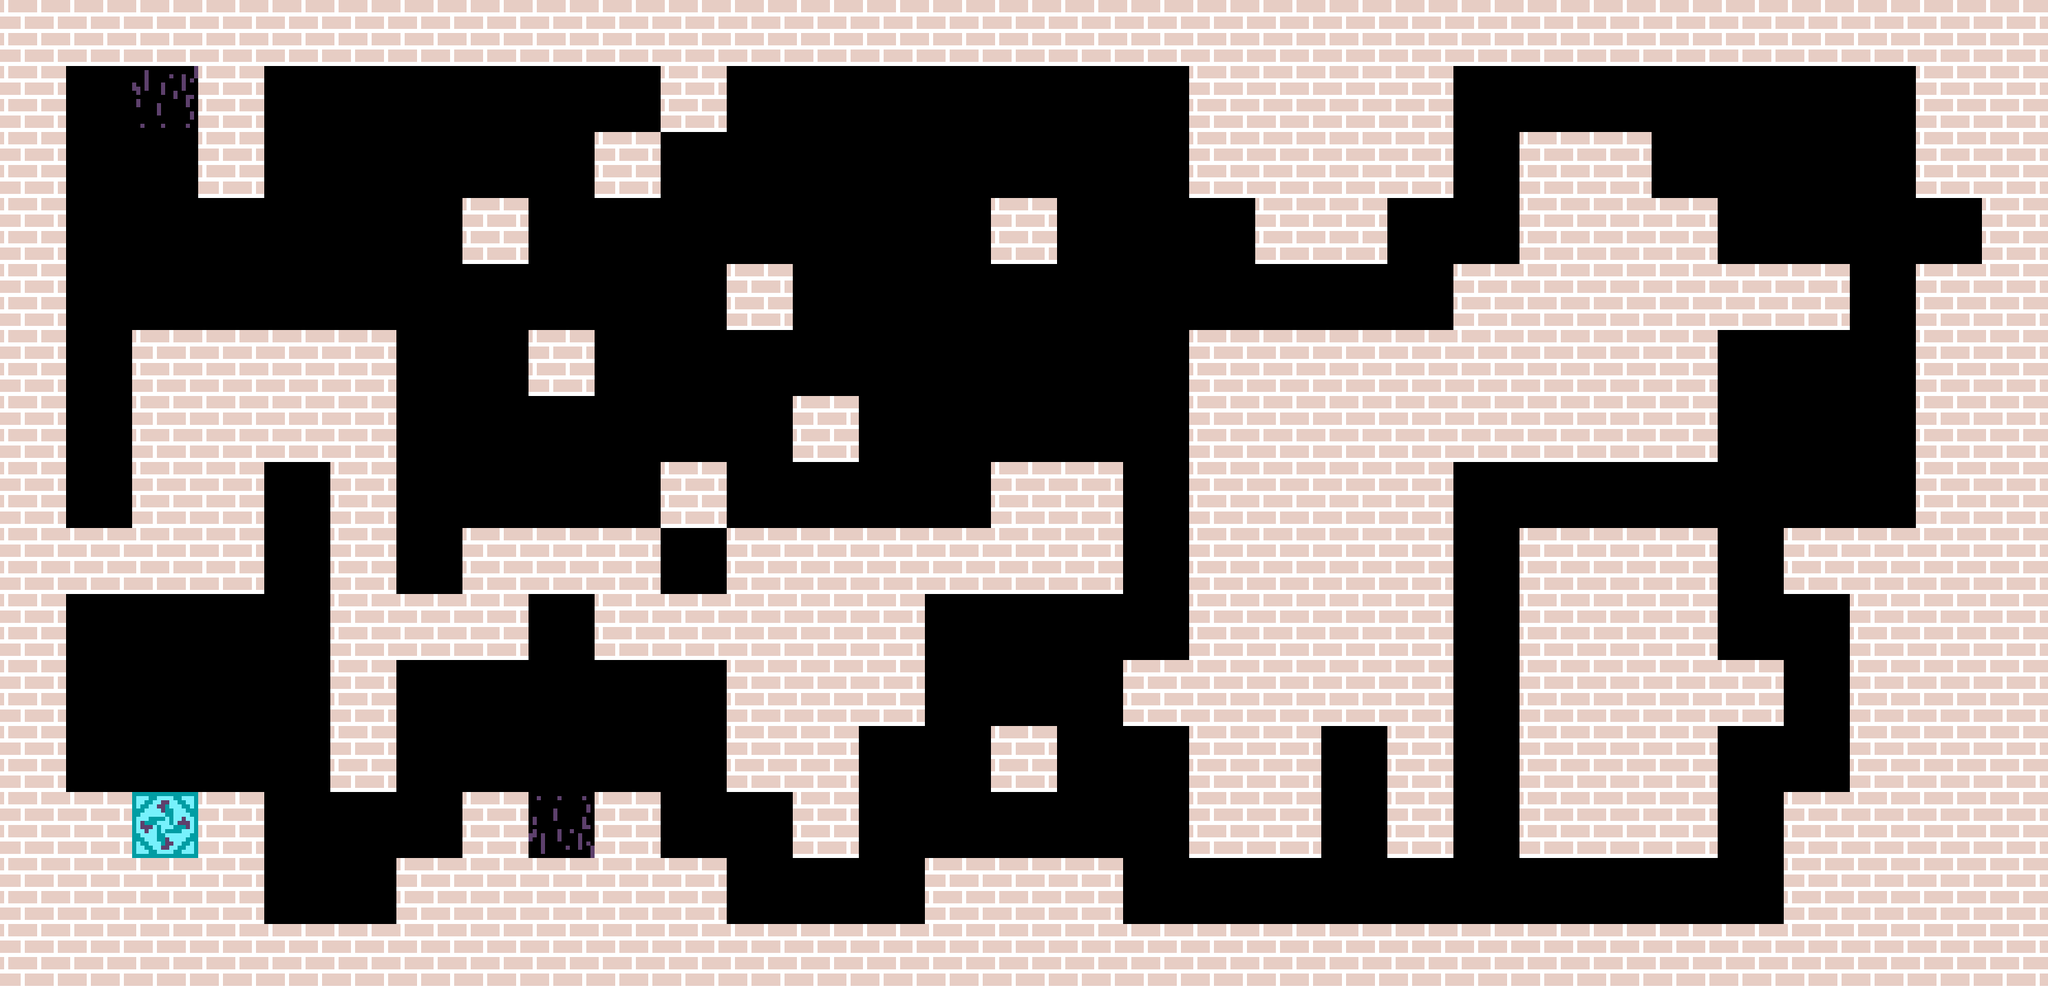

A 2D game scene composited from a Tiled map and its tileset images. What follows is a short description and the map's XML, with each tile layer's data collapsed to a summary:
An orthogonal 31x15 tile map with 96x96 px tiles, 3 tile layers (Terrain, Decoration, Enemies) and 61 objects (17x Coin, 14x FallingSpike, 5x EndBall, 5x FallingSpikeBlock, 5x DeathCube, ...).

<map version="1.10" tiledversion="1.11.0" orientation="orthogonal" renderorder="right-down" width="31" height="15" tilewidth="96" tileheight="96" infinite="0" nextlayerid="7" nextobjectid="69">
 <properties>
  <property name="CanonFiringRate" type="float" value="5.15" />
  <property name="SpikeFallSpeed" type="int" value="438" />
 </properties>
 <tileset firstgid="1" source="../Tilesets/platformerTiles.tsx" />
 <layer id="1" name="Terrain" width="31" height="15">
  <data>[465 cells, 169 non-empty, 2 distinct tile ids]</data>
 </layer>
 <layer id="2" name="Decoration" width="31" height="15">
  <data>[465 cells, 86 non-empty, 1 distinct tile ids]</data>
 </layer>
 <layer id="3" name="Enemies" width="31" height="15">
  <data>[465 cells, 2 non-empty, 2 distinct tile ids]</data>
 </layer>
 <objectgroup id="4" name="Interactable">
  <object id="1" name="Teleport Start Location" gid="16" x="2112" y="1344" width="96" height="96">
   <properties>
    <property name="Active" type="bool" value="true" />
    <property name="ID" type="int" value="1" />
   </properties>
  </object>
  <object id="2" name="Teleport Start Location" gid="16" x="1632" y="960" width="96" height="96">
   <properties>
    <property name="Active" type="bool" value="true" />
    <property name="ID" type="int" value="0" />
   </properties>
  </object>
  <object id="13" name="SwitchBlockOn" gid="12" x="288" y="384" width="96" height="96" />
  <object id="14" name="SwitchBlockOn" gid="12" x="288" y="480" width="96" height="96" />
  <object id="44" name="SwitchBlockOn" gid="12" x="2496" y="672" width="96" height="96" />
  <object id="62" name="SwitchBlockOn" gid="12" x="2688" y="768" width="96" height="96" />
  <object id="15" name="StartBall" gid="10" x="192" y="1056" width="96" height="96" />
  <object id="42" name="EndFragmentBall" gid="64" x="96" y="672" width="96" height="96" />
  <object id="46" name="Teleport End Location" gid="14" x="2304" y="1344" width="96" height="96">
   <properties>
    <property name="Active" type="bool" value="true" />
    <property name="ID" type="int" value="0" />
   </properties>
  </object>
  <object id="48" name="Teleport End Location" gid="14" x="1344" y="768" width="96" height="96">
   <properties>
    <property name="Active" type="bool" value="true" />
    <property name="ID" type="int" value="1" />
   </properties>
  </object>
  <object id="63" name="SwitchBlockOff" gid="11" x="2496" y="864" width="96" height="96" />
  <object id="64" name="EndBall" gid="8" x="864" y="192" width="96" height="96">
   <properties>
    <property name="Active" type="bool" value="true" />
    <property name="Trim" value="BottomRight" />
   </properties>
  </object>
  <object id="65" name="EndBall" gid="8" x="768" y="1056" width="96" height="96">
   <properties>
    <property name="Active" type="bool" value="true" />
    <property name="Trim" value="TopLeft" />
   </properties>
  </object>
  <object id="66" name="EndBall" gid="8" x="1920" y="1248" width="96" height="96">
   <properties>
    <property name="Active" type="bool" value="true" />
    <property name="Trim" value="TopRight" />
   </properties>
  </object>
  <object id="67" name="EndBall" gid="8" x="1920" y="1248" width="96" height="96">
   <properties>
    <property name="Active" type="bool" value="true" />
    <property name="Trim" value="TopRight" />
   </properties>
  </object>
  <object id="68" name="EndBall" gid="8" x="2784" y="384" width="96" height="96">
   <properties>
    <property name="Active" type="bool" value="true" />
    <property name="Trim" value="BottomLeft" />
   </properties>
  </object>
 </objectgroup>
 <objectgroup id="5" name="Interactable Enemies">
  <object id="3" name="FallingSpike" gid="45" x="2688" y="192" width="96" height="96">
   <properties>
    <property name="Automatic" type="bool" value="false" />
    <property name="LimitedRange" type="bool" value="true" />
    <property name="Orientation" value="Down" />
   </properties>
  </object>
  <object id="4" name="FallingSpike" gid="45" x="960" y="288" width="96" height="96">
   <properties>
    <property name="Automatic" type="bool" value="false" />
    <property name="LimitedRange" type="bool" value="true" />
    <property name="Orientation" value="Down" />
   </properties>
  </object>
  <object id="33" name="FallingSpike" gid="45" x="1248" y="1152" width="96" height="96">
   <properties>
    <property name="Automatic" type="bool" value="false" />
    <property name="LimitedRange" type="bool" value="false" />
    <property name="Orientation" value="Down" />
   </properties>
  </object>
  <object id="34" name="FallingSpike" gid="45" x="1920" y="1152" width="96" height="96">
   <properties>
    <property name="Automatic" type="bool" value="false" />
    <property name="LimitedRange" type="bool" value="false" />
    <property name="Orientation" value="Down" />
   </properties>
  </object>
  <object id="5" name="FallingSpike" gid="45" x="864" y="384" width="96" height="96">
   <properties>
    <property name="Automatic" type="bool" value="false" />
    <property name="LimitedRange" type="bool" value="false" />
    <property name="Orientation" value="Down" />
   </properties>
  </object>
  <object id="6" name="FallingSpike" gid="45" x="768" y="672" width="96" height="96">
   <properties>
    <property name="Automatic" type="bool" value="false" />
    <property name="LimitedRange" type="bool" value="true" />
    <property name="Orientation" value="Down" />
   </properties>
  </object>
  <object id="7" name="FallingSpike" gid="45" x="672" y="480" width="96" height="96">
   <properties>
    <property name="Automatic" type="bool" value="false" />
    <property name="LimitedRange" type="bool" value="false" />
    <property name="Orientation" value="Down" />
   </properties>
  </object>
  <object id="8" name="FallingSpike" gid="45" x="384" y="480" width="96" height="96">
   <properties>
    <property name="Automatic" type="bool" value="false" />
    <property name="LimitedRange" type="bool" value="false" />
    <property name="Orientation" value="Up" />
   </properties>
  </object>
  <object id="29" name="FallingSpike" gid="45" x="384" y="1344" width="96" height="96">
   <properties>
    <property name="Automatic" type="bool" value="false" />
    <property name="LimitedRange" type="bool" value="false" />
    <property name="Orientation" value="Up" />
   </properties>
  </object>
  <object id="35" name="FallingSpike" gid="45" x="1632" y="1344" width="96" height="96">
   <properties>
    <property name="Automatic" type="bool" value="false" />
    <property name="LimitedRange" type="bool" value="false" />
    <property name="Orientation" value="Up" />
   </properties>
  </object>
  <object id="9" name="FallingSpike" gid="45" x="576" y="192" width="96" height="96">
   <properties>
    <property name="Automatic" type="bool" value="false" />
    <property name="LimitedRange" type="bool" value="true" />
    <property name="Orientation" value="Down" />
   </properties>
  </object>
  <object id="31" name="FallingSpike" gid="45" x="576" y="1056" width="96" height="96">
   <properties>
    <property name="Automatic" type="bool" value="false" />
    <property name="LimitedRange" type="bool" value="false" />
    <property name="Orientation" value="Down" />
   </properties>
  </object>
  </objectgroup>
 <objectgroup id="6" name="Collectable">
  <!-- 18 objects omitted --></objectgroup>
</map>
<!-- 33 of 61 objects omitted -->
